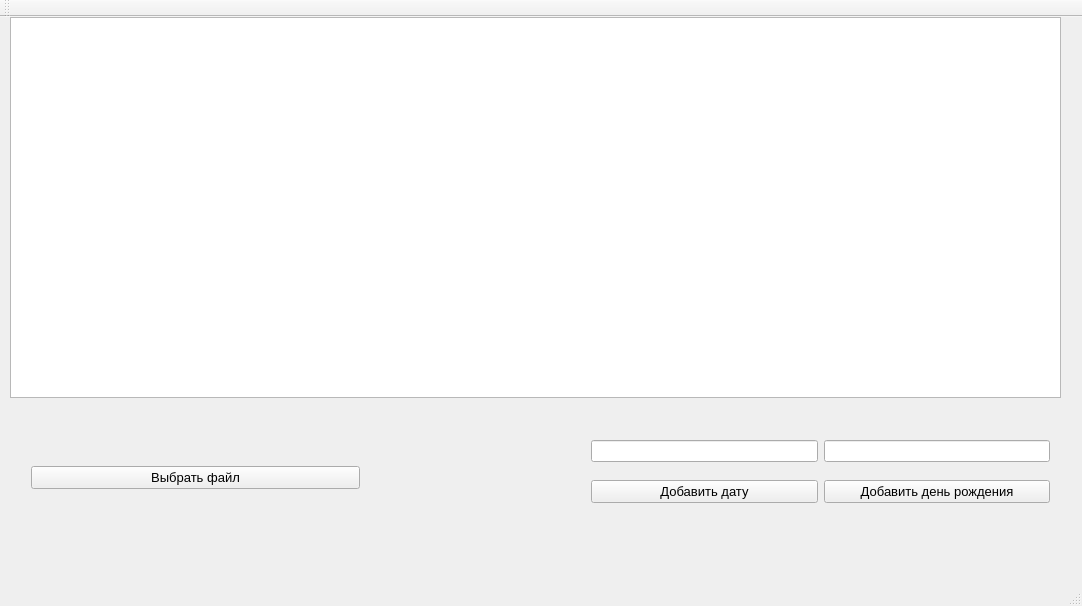
<?xml version="1.0" encoding="UTF-8"?>
<ui version="4.0">
 <class>MainWindowClass</class>
 <widget class="QMainWindow" name="MainWindowClass">
  <property name="geometry">
   <rect>
    <x>0</x>
    <y>0</y>
    <width>1082</width>
    <height>606</height>
   </rect>
  </property>
  <property name="windowTitle">
   <string>MainWindow</string>
  </property>
  <widget class="QWidget" name="centralWidget">
   <widget class="QTableWidget" name="tableWidget">
    <property name="geometry">
     <rect>
      <x>10</x>
      <y>0</y>
      <width>1051</width>
      <height>381</height>
     </rect>
    </property>
   </widget>
   <widget class="QWidget" name="">
    <property name="geometry">
     <rect>
      <x>20</x>
      <y>420</y>
      <width>351</width>
      <height>81</height>
     </rect>
    </property>
    <layout class="QHBoxLayout" name="horizontalLayout">
     <item>
      <widget class="QPushButton" name="ChooseFile">
       <property name="font">
        <font>
         <pointsize>10</pointsize>
        </font>
       </property>
       <property name="text">
        <string>Выбрать файл</string>
       </property>
      </widget>
     </item>
    </layout>
   </widget>
   <widget class="QWidget" name="">
    <property name="geometry">
     <rect>
      <x>580</x>
      <y>400</y>
      <width>481</width>
      <height>111</height>
     </rect>
    </property>
    <layout class="QHBoxLayout" name="horizontalLayout_2">
     <item>
      <layout class="QVBoxLayout" name="verticalLayout_2">
       <item>
        <widget class="QLineEdit" name="lineEdit_2"/>
       </item>
       <item>
        <widget class="QPushButton" name="ChangeData">
         <property name="font">
          <font>
           <pointsize>10</pointsize>
          </font>
         </property>
         <property name="text">
          <string>Добавить дату</string>
         </property>
        </widget>
       </item>
      </layout>
     </item>
     <item>
      <layout class="QVBoxLayout" name="verticalLayout">
       <item>
        <widget class="QLineEdit" name="lineEdit"/>
       </item>
       <item>
        <widget class="QPushButton" name="add">
         <property name="font">
          <font>
           <pointsize>10</pointsize>
          </font>
         </property>
         <property name="text">
          <string>Добавить день рождения</string>
         </property>
        </widget>
       </item>
      </layout>
     </item>
    </layout>
   </widget>
  </widget>
  <widget class="QMenuBar" name="menuBar">
   <property name="geometry">
    <rect>
     <x>0</x>
     <y>0</y>
     <width>1082</width>
     <height>26</height>
    </rect>
   </property>
  </widget>
  <widget class="QToolBar" name="mainToolBar">
   <attribute name="toolBarArea">
    <enum>TopToolBarArea</enum>
   </attribute>
   <attribute name="toolBarBreak">
    <bool>false</bool>
   </attribute>
  </widget>
  <widget class="QStatusBar" name="statusBar"/>
 </widget>
 <layoutdefault spacing="6" margin="11"/>
 <resources>
  <include location="mainwindow.qrc"/>
 </resources>
 <connections/>
</ui>
